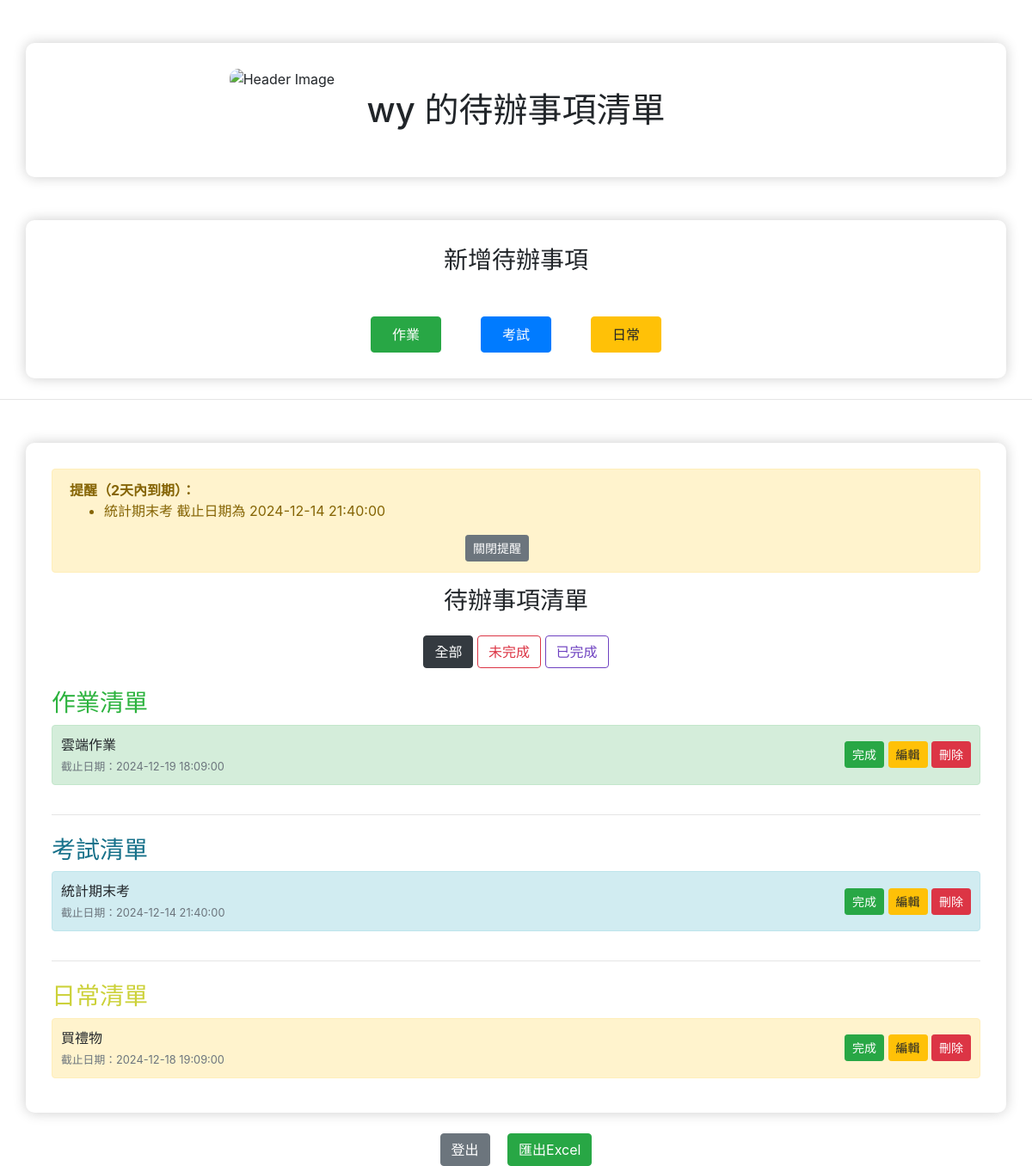
Screenshot of / (signed in) with the database file from the repository.
### app.py (models this page shows)
class User(db.Model):
    id = db.Column(db.Integer, primary_key=True)
    username = db.Column(db.String(150), nullable=False, unique=True)
    password = db.Column(db.String(200), nullable=False)
    todos = db.relationship('Todo', backref='user', lazy=True)

class Todo(db.Model):
    id = db.Column(db.Integer, primary_key=True)
    content = db.Column(db.String(200), nullable=False)
    completed = db.Column(db.Boolean, default=False)
    date_created = db.Column(db.DateTime, default=datetime.utcnow)
    due_date = db.Column(db.DateTime, nullable=True)
    user_id = db.Column(db.Integer, db.ForeignKey('user.id'), nullable=False)
    category = db.Column(db.String(50), nullable=False, default='日常')

### app.py (the view)
@app.route('/')
def index():
    if 'user_id' not in session:
        return redirect(url_for('login'))
    user = User.query.get(session['user_id'])
    if not user:
        return redirect(url_for('login'))
    category = request.args.get('category', 'all')
    if category == 'completed':
        todos = Todo.query.filter_by(user_id=user.id, completed=True).order_by(Todo.due_date.asc().nulls_last(), Todo.date_created.asc()).all()
    elif category == 'incomplete':
        todos = Todo.query.filter_by(user_id=user.id, completed=False).order_by(Todo.due_date.asc().nulls_last(), Todo.date_created.asc()).all()
    else:  # 默認顯示全部
        todos = Todo.query.filter_by(user_id=user.id).order_by(Todo.due_date.asc().nulls_last(), Todo.date_created.asc()).all()
    for todo in todos:
        todo.is_overdue = todo.due_date and todo.due_date < datetime.utcnow()
    reminders = session.pop('reminder', None)
    return render_template('index.html', todos=todos, username=user.username, reminders=reminders, category=category)

### app.py (called while the page is built)
@app.before_request
def update_last_activity():
    if 'user_id' in session:
        session.permanent = True  # 設定 session 為永久，以便配合 `permanent_session_lifetime`
        session.modified = True  # 確保活動時間更新

@app.before_request
def update_last_activity():
    if 'user_id' in session:
        session.permanent = True  # 設定 session 為永久，以便配合 `permanent_session_lifetime`
        session.modified = True  # 確保活動時間更新

### templates/index.html (shortened to what this page needs)
<!DOCTYPE html>
<html lang="zh-Hant">
<head>
    <link rel="stylesheet" href="https://stackpath.bootstrapcdn.com/bootstrap/4.5.2/css/bootstrap.min.css">
</head>
<body>
    <div class="container">
        <img src="https://img.zuomeme.com/uploads/1693569081758172966967.jpg" alt="Header Image" class="header-image" style="display: block; margin: auto;width: 500pt; height: auto;">
        <h1 class="text-center mb-4">{{ username }} 的待辦事項清單</h1>
    </div>
    <div class="container">
        <h3 class="text-center mb-4">新增待辦事項</h3>
        <div class="row justify-content-center mt-5">
            <div class="col-auto">
                <a href="/category/作業" class="btn category-btn btn-success mx-2 py-2 px-4">
                    作業
                </a>
            </div>
            <div class="col-auto">
                <a href="/category/考試" class="btn category-btn btn-primary mx-2 py-2 px-4">
                    考試
                </a>
            </div>
            <div class="col-auto">
                <a href="/category/日常" class="btn category-btn btn-warning mx-2 py-2 px-4">
                    日常
                </a>
            </div>
        </div>
    </div>
    <hr class="my-4">
    <div class="container">
        <div class="alert alert-warning alert-dismissible fade show" role="alert">
            <strong>提醒（2天內到期）：</strong>
            <ul>
                {% for reminder in reminders %}
                    <li>{{ reminder }}</li>
                {% endfor %}
            </ul>
            <div class="text-center mt-2">
                <button type="button" class="btn btn-secondary btn-sm" data-bs-dismiss="alert" aria-label="Close">關閉提醒</button>
            </div>
        </div>
        <h3 class="text-center mb-4">待辦事項清單</h3>
        <div class="text-center mb-4">
            <a href="/?category=all" class="btn btn-outline-dark {% if category == 'all' %}active{% endif %}">全部</a>
            <a href="/?category=incomplete" class="btn btn-outline-danger {% if category == 'incomplete' %}active{% endif %}">未完成</a>
            <a href="/?category=completed" class="btn btn-outline-purple {% if category == 'completed' %}active{% endif %}">已完成</a>
        </div>
        {% macro render_category(category_name, todos) %}
        <div class="category">
            <h3 class="
            {% if category_name == '作業' %}text-green{% elif category_name == '考試' %}text-blue{% elif category_name == '日常' %}text-Yellow{% endif %}">
            {{ category_name }}清單
            </h3>
            <ul class="list-group">
                {% for todo in todos if todo.category == category_name %}
                    <li class="list-group-item todo-item category-{{ category_name }} {% if todo.completed %}completed{% endif %}">
                        <div class="d-flex justify-content-between align-items-center">
                            <div>
                                <span class="{% if todo.is_overdue %}text-danger{% else %}text-body{% endif %}">
                                    {{ todo.content }}
                                </span><br>
                                <small class="{% if todo.is_overdue %}text-danger{% else %}text-muted{% endif %}">
                                    截止日期：{% if todo.due_date %}{{ todo.due_date.strftime('%Y-%m-%d %H:%M:%S') }}{% else %}無截止日期{% endif %}
                                </small>
                            </div>
                            <div>
                                <a href="/complete/{{ todo.id }}" class="btn btn-success btn-sm">
                                    {{ '未完成' if todo.completed else '完成' }}
                                </a>
                                <a href="javascript:void(0);" class="btn btn-warning btn-sm edit-btn"
                                data-id="{{ todo.id }}" data-content="{{ todo.content }}"
                                data-due-date="{{ todo.due_date.strftime('%Y-%m-%d') if todo.due_date else '' }}">
                                    編輯
                                </a>
                                <a href="/delete/{{ todo.id }}" class="btn btn-danger btn-sm delete-btn" onclick="confirmDelete(event, '/delete/{{ todo.id }}');">刪除</a>
                            </div>
                        </div>
                    </li>
                {% endfor %}
            </ul>
        </div>
        {% endmacro %}
        {{ render_category('作業', todos) }}
        <hr class="my-4">
        {{ render_category('考試', todos) }}
        <hr class="my-4">
        {{ render_category('日常', todos) }}
    </div>
    <div class="text-center mt-4">
        <a href="/logout" class="btn btn-secondary mx-2">登出</a>
        <a href="/export" class="btn btn-success mx-2">匯出Excel</a>
    </div>
</body>
</html>

### templates/index.html (style rules this page uses)
body { background-color: #ffffff; transition: background-color 0.3s ease; }
.container { margin-top: 50px; background-color: #ffffff; padding: 30px; border-radius: 10px; box-shadow: 0 0 15px rgba(0, 0, 0, 0.2); }
.todo-item { padding: 10px; border-radius: 5px; margin-bottom: 10px; }
.header-image { width: 100%; height: auto; margin-bottom: 20px; border-radius: 10px; }
.list-group-item.category-考試 { background-color: #d1ecf1; border-color: #bee5eb; }
.list-group-item.category-作業 { background-color: #d4edda; border-color: #c3e6cb; }
.list-group-item.category-日常 { background-color: #fff3cd; border-color: #ffeeba; }
.text-blue { color: rgb(23, 113, 138); }
.text-green { color: rgb(45, 179, 63); }
.text-Yellow { color: rgb(204, 209, 57); }
.btn-outline-purple { color: #6f42c1; border-color: #6f42c1; }

### rows the page displays
User: username "wy"
Todo: content "雲端作業", due_date "2024-12-19 18:09:00", completed "完成"
Todo: content "統計期末考", due_date "2024-12-14 21:40:00", completed "完成"
Todo: content "買禮物", due_date "2024-12-18 19:09:00", completed "完成"

### other values shown
{{ reminder }} "統計期末考 截止日期為 2024-12-14 21:40:00"
{{ category_name }} "作業 考試 日常"
